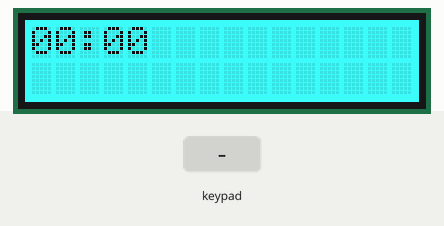
Recording of a sketch running on a simulated Arduino Uno, built with avr-gcc and run on an emulated ATmega328P. Shown: 16×2 character LCD. The inputs (shaded band) are chosen by the test bench. What the sketch prints to the serial monitor is not drawn.

Above: at 1.2 s.
1.3 s: key 'S' pressed
At 2.5 s:
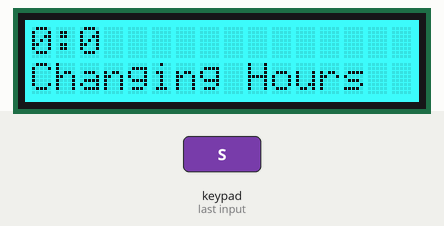
2.8 s: key 'R' pressed
At 3.5 s:
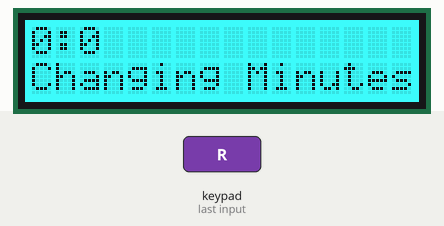
4.3 s: key 'L' pressed
At 5.0 s:
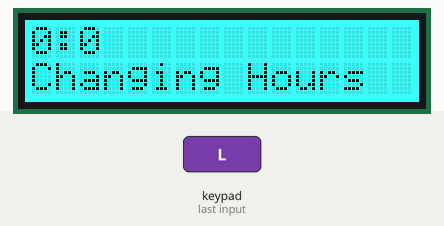
Timing chart, 0 to 7.3 s (numbered marks = the images above; inputs shaded):
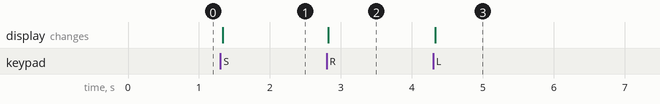

The sketch:

hw.ino
```cpp
#include <Wire.h>
#include <Adafruit_RGBLCDShield.h>
#include <utility/Adafruit_MCP23017.h>
#include <math.h>
Adafruit_RGBLCDShield lcd = Adafruit_RGBLCDShield();

// Select = 1
// Right = 2
// Down = 4
// Up = 8
// Left = 16

#define BUTTON_NONE 0b00000000
#define BUTTON_SELECT 0b00000001
#define BUTTON_RIGHT 0b00000010
#define BUTTON_DOWN 0b00000100
#define BUTTON_UP 0b00001000
#define BUTTON_LEFT 0b00010000

int hours = 00;
int mins = 00;

void setup() {
  Serial.begin(9600);
  Serial.println("Hello, World!");
  lcd.begin(16, 2);
  lcd.setCursor(0, 0);
  lcd.print("00:00");
  lcd.setCursor(0, 1);
  lcd.setBacklight(0b000000110);
}


int nextHour(){
  if (hours < 0){
    int temp = hours % -24;
    temp = sqrt(temp * temp);
    if (temp == 0){
      return 0;
    }
    return 24 - temp;
  }
    hours = hours % 24;
    return hours;
}

int nextMin(){
  if (mins < 0){
    int temp = mins % -60;
    temp = sqrt(temp * temp);
    if (temp == 0){return 0;}
    return 60 - temp;
    }
  mins = mins % 60;
  return mins;
}
bool select = true;

void printTime(){
  lcd.clear();
  lcd.setCursor(0,0);
  lcd.print(nextHour());
  lcd.print(":");
  lcd.print(nextMin());
  lcd.setCursor(0, 1);
  if (select){lcd.print("Changing Hours");}
  else{lcd.print("Changing Minutes");}
}

// True = hours
// False = mins

void loop() {
  uint8_t buttons = lcd.readButtons();
  if (buttons){
    if (buttons & BUTTON_LEFT) {select = true;}
    if (buttons & BUTTON_RIGHT) {select = false;}
    if (select){
      lcd.print("Changing Hours");
      if (buttons & BUTTON_UP) {hours++;}
      if (buttons & BUTTON_DOWN) {hours--;}
    }
    else{
      if (buttons & BUTTON_UP) {mins++;}
      if (buttons & BUTTON_DOWN) {mins--;}
    }
    if(buttons & BUTTON_SELECT){
      Serial.print(nextHour());
      Serial.print(":");
      Serial.println(nextMin());
    }
    printTime();
  }
}
```

Measured:
- after the input at 1.3 s, the display: changes at once (image 1)
- after the input at 2.8 s, the display: changes at once (image 2)
- after the input at 4.3 s, the display: changes at once (image 3)
